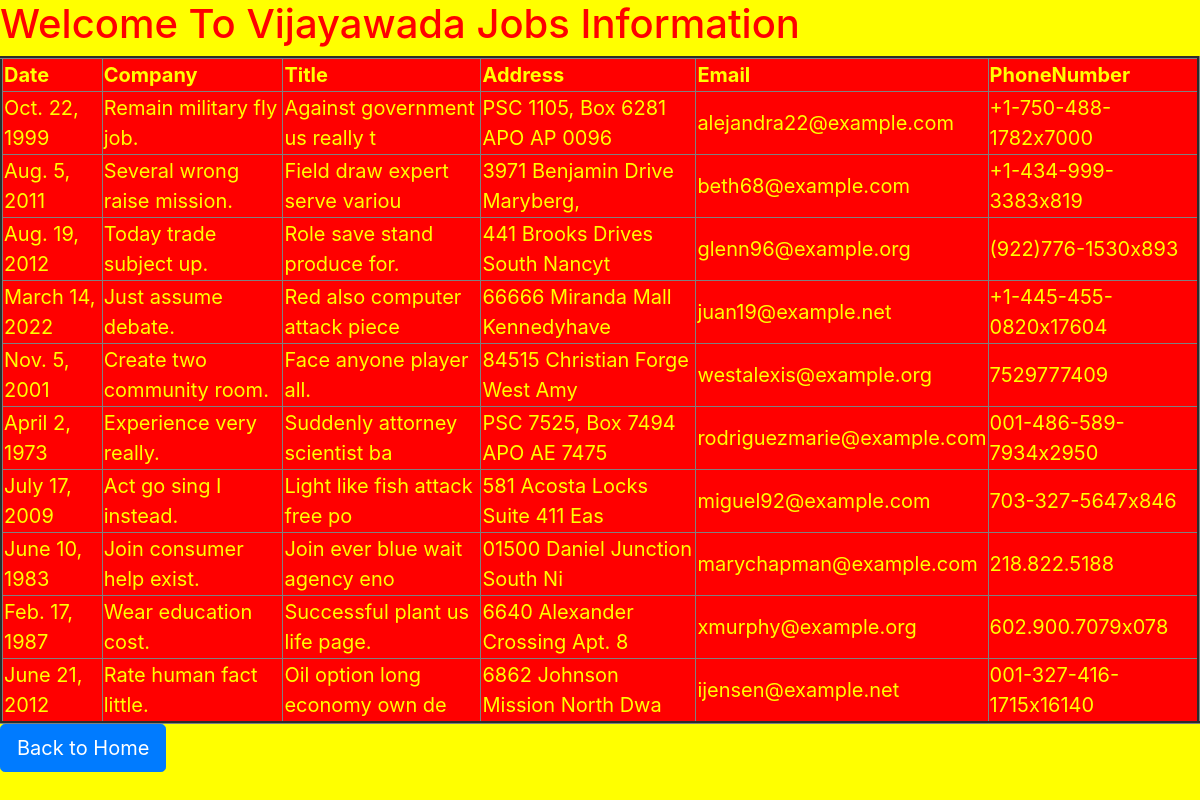
The page /vijjobs/ on the database its author committed.
### testapp/models.py (models this page shows)
class VijJobs(models.Model):
    date = models.DateField()
    company = models.CharField(max_length=30)
    title = models.CharField(max_length=30)
    address = models.CharField(max_length=30)
    email = models.EmailField()
    phonenumber = models.CharField(max_length=30)

### testapp/views.py (the view)
# urls.py: path('vijjobs/',views.Vij_info),
def Vij_info(request):
    vij = VijJobs.objects.all()
    my_dict = {'vij':vij}
    return render(request,'testapp/vijjob.html',my_dict)

### templates/testapp/vijjob.html (shortened to what this page needs)
<!DOCTYPE html>
{% load static %}
<html lang="en" dir="ltr">
  <head>
    <link rel="stylesheet" href="https://cdn.jsdelivr.net/npm/bootstrap@4.6.2/dist/css/bootstrap.min.css">
    <link rel="stylesheet" href="{% static 'css/hydjobs.css' %}">
  </head>
  <body>
    <h1>Welcome To Vijayawada Jobs Information </h1>
    {% if vij %}
    <table border="3">
      <thead>
        <th>Date</th>
        <th>Company</th>
        <th>Title</th>
        <th>Address</th>
        <th>Email</th>
        <th>PhoneNumber</th>
      </thead>
      {% for job in vij %}
      <tr>
        <td>{{job.date}}</td>
        <td>{{job.company}}</td>
        <td>{{job.title}}</td>
        <td>{{job.address}}</td>
        <td>{{job.email}}</td>
        <td>{{job.phonenumber}}</td>
      </tr>
      {% endfor %}
    </table>
    {% else %}
    <p> No records found please enter here </p>
    {% endif %}
    <a href="/" class="btn btn-primary btn-lg" >Back to Home </a>
  </body>
</html>

### static/css/hydjobs.css (style rules this page uses)
body { background: yellow; color:red; }
table { color: yellow; background: red; margin: auto; font-size: 20px; }
a { margin: auto; }

### rows shown on the page
VijJobs: date "Oct. 22, 1999", company "Remain military fly job.", title "Against government us really t", address "PSC 1105, Box 6281 APO AP 0096", email "alejandra22@example.com", phonenumber "+1-750-488-1782x7000"
VijJobs: date "Aug. 5, 2011", company "Several wrong raise mission.", title "Field draw expert serve variou", address "3971 Benjamin Drive Maryberg,", email "beth68@example.com", phonenumber "+1-434-999-3383x819"
VijJobs: date "Aug. 19, 2012", company "Today trade subject up.", title "Role save stand produce for.", address "441 Brooks Drives South Nancyt", email "glenn96@example.org", phonenumber "(922)776-1530x893"
VijJobs: date "March 14, 2022", company "Just assume debate.", title "Red also computer attack piece", address "66666 Miranda Mall Kennedyhave", email "juan19@example.net", phonenumber "+1-445-455-0820x17604"
VijJobs: date "Nov. 5, 2001", company "Create two community room.", title "Face anyone player all.", address "84515 Christian Forge West Amy", email "westalexis@example.org", phonenumber "7529777409"
VijJobs: date "April 2, 1973", company "Experience very really.", title "Suddenly attorney scientist ba", address "PSC 7525, Box 7494 APO AE 7475", email "rodriguezmarie@example.com", phonenumber "001-486-589-7934x2950"
VijJobs: date "July 17, 2009", company "Act go sing I instead.", title "Light like fish attack free po", address "581 Acosta Locks Suite 411 Eas", email "miguel92@example.com", phonenumber "703-327-5647x846"
VijJobs: date "June 10, 1983", company "Join consumer help exist.", title "Join ever blue wait agency eno", address "01500 Daniel Junction South Ni", email "marychapman@example.com", phonenumber "218.822.5188"
VijJobs: date "Feb. 17, 1987", company "Wear education cost.", title "Successful plant us life page.", address "6640 Alexander Crossing Apt. 8", email "xmurphy@example.org", phonenumber "602.900.7079x078"
VijJobs: date "June 21, 2012", company "Rate human fact little.", title "Oil option long economy own de", address "6862 Johnson Mission North Dwa", email "ijensen@example.net", phonenumber "001-327-416-1715x16140"
